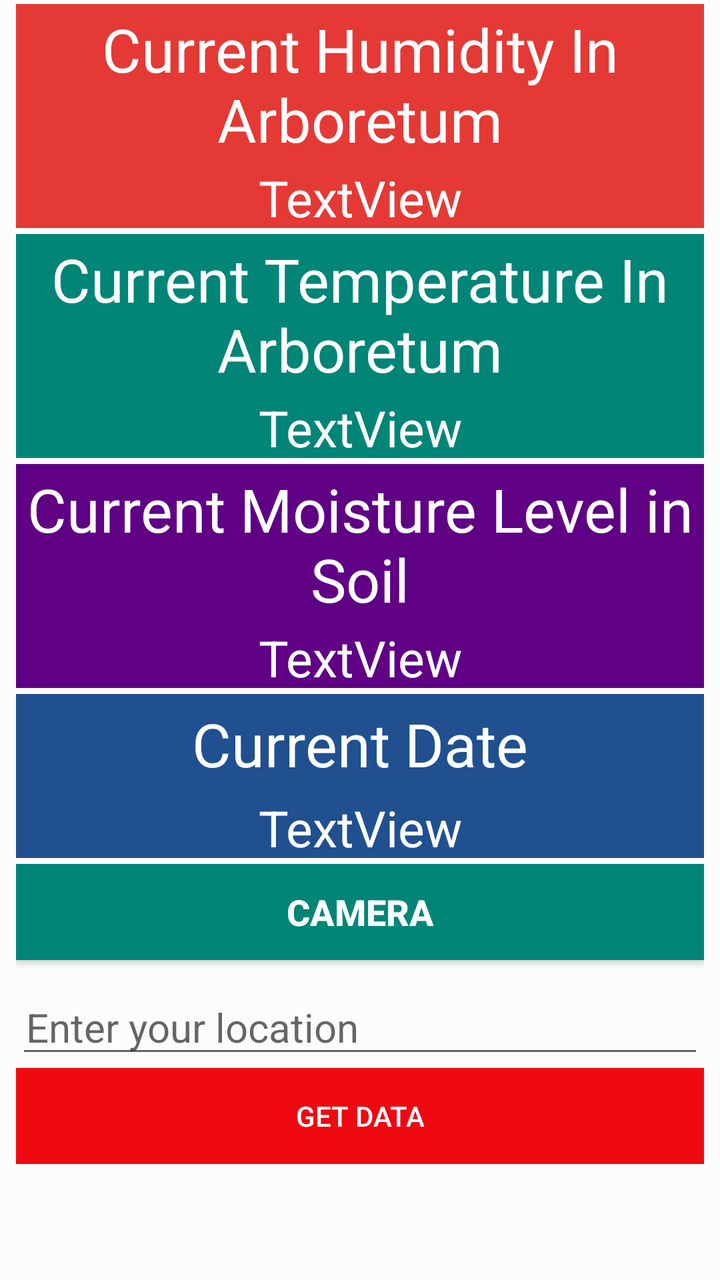
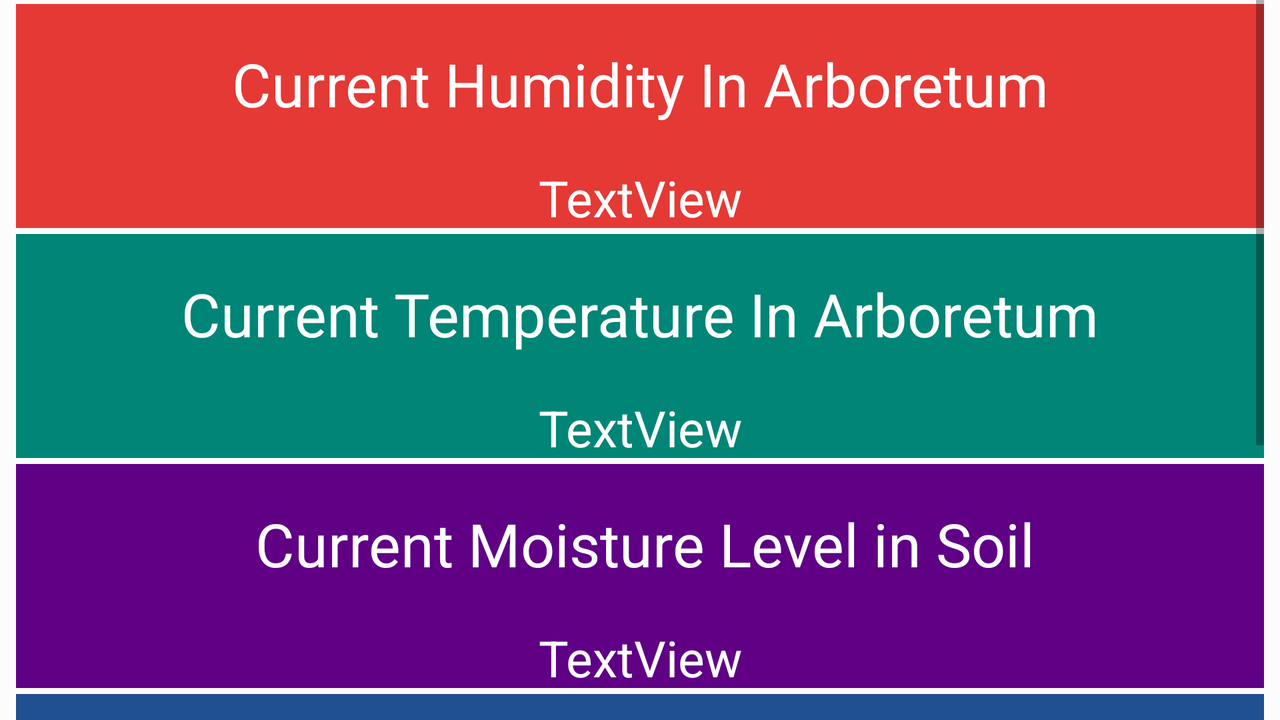

The same Android screen from two of the app's own layout files: first res/layout/ as a phone draws it, then the repository's variant for another configuration, drawn on a device whose configuration selects that folder. Both files follow.
<!-- AndroidManifest.xml: application theme AppTheme -->
<!-- res/layout/content_main2.xml -->
<?xml version="1.0" encoding="utf-8"?>
<RelativeLayout xmlns:android="http://schemas.android.com/apk/res/android"
    xmlns:app="http://schemas.android.com/apk/res-auto"
    xmlns:tools="http://schemas.android.com/tools"
    android:layout_width="match_parent"
    android:layout_height="match_parent"
    app:layout_behavior="@string/appbar_scrolling_view_behavior"
    tools:context=".Main2Activity"
    tools:showIn="@layout/app_bar_main2"
    android:background="?attr/backgroundcolor">

    <ScrollView
        android:id="@+id/scrollView2"
        android:layout_width="match_parent"
        android:layout_height="wrap_content"
        android:layout_marginStart="8dp"
        android:layout_marginEnd="8dp"
        android:layout_weight="1"
        app:layout_constraintEnd_toEndOf="parent"
        app:layout_constraintStart_toStartOf="parent"
        tools:layout_editor_absoluteY="0dp"
        tools:ignore="MissingConstraints">

        <LinearLayout
            android:layout_width="wrap_content"
            android:layout_height="wrap_content"
            android:orientation="vertical">

            <TextView
                android:layout_width="match_parent"
                android:layout_height="80dp"
                android:layout_marginTop="2dp"
                android:background="#e53935"
                android:gravity="center"
                android:text="@string/current_humidity_in_arboretum"
                android:textColor="#FFF"
                android:textSize="30sp" />


            <TextView
                android:id="@+id/readhumidity"
                android:layout_width="match_parent"
                android:layout_height="32dp"
                android:gravity="center"
                android:background="#e53935"
                android:textSize="25sp"
                android:layout_marginBottom="3dp"
                android:text="TextView"
                android:textColor="#FFF"/>

            <TextView
                android:layout_width="match_parent"
                android:layout_height="80dp"
                android:background="#008577"
                android:gravity="center"
                android:text="@string/current_temperature_in_arboretum"
                android:textColor="#FFF"
                android:textSize="30sp" />

            <TextView
                android:id="@+id/readtemp"
                android:layout_width="match_parent"
                android:layout_height="32dp"
                android:gravity="center"
                android:background="#008577"
                android:layout_marginBottom="3dp"
                android:text="TextView"
                android:textSize="25sp"
                android:textColor="#FFF"/>

            <TextView
                android:layout_width="match_parent"
                android:layout_height="80dp"
                android:background="#5f0085"
                android:gravity="center"
                android:text="@string/current_moisture_level_in_soil"
                android:textColor="#FFF"
                android:textSize="30sp" />

            <TextView
                android:id="@+id/readmoisture"
                android:layout_width="match_parent"
                android:layout_height="32dp"
                android:gravity="center"
                android:background="#5f0085"
                android:textSize="25sp"
                android:layout_marginBottom="3dp"
                android:text="TextView"
                android:textColor="#FFF"/>
            <TextView
                android:layout_width="match_parent"
                android:layout_height="50dp"
                android:background="#20508f"
                android:gravity="center"
                android:text="@string/current_date"
                android:textColor="#FFF"
                android:textSize="30sp" />

            <TextView
                android:id="@+id/readtime"
                android:layout_width="match_parent"
                android:layout_height="32dp"
                android:gravity="center"
                android:textSize="25sp"
                android:background="#20508f"
                android:layout_marginBottom="3dp"
                android:text="TextView"
                android:textColor="#FFF"/>

            <Button
                android:id="@+id/button"
                android:layout_width="match_parent"
                android:layout_height="wrap_content"
                android:background="#008577"
                android:text="@string/camera"
                android:textColor="@android:color/white"
                android:textSize="18sp"
                android:textStyle="bold"
                android:onClick="onClick"/>

            <EditText
                android:id="@+id/location"
                android:layout_width="match_parent"
                android:layout_height="wrap_content"
                android:ems="10"
                android:paddingRight="5dp"
                android:paddingLeft="5dp"
                android:layout_marginTop="10dp"
                android:layout_gravity="center_horizontal"
                android:hint="@string/enter_your_location"
                android:textSize="20sp"
                android:inputType="textPersonName" />

            <Button
                android:id="@+id/getdata"
                android:layout_width="match_parent"
                android:layout_height="wrap_content"
                android:layout_gravity="center_horizontal"
                android:ems="10"
                android:paddingLeft="5dp"
                android:paddingRight="5dp"
                android:background="@color/red"
                android:textColor="@color/colorWhite"
                android:text="@string/get_data" />

        </LinearLayout>


    </ScrollView>




</RelativeLayout>
<!-- res/layout/app_bar_main2.xml (included above) -->
<?xml version="1.0" encoding="utf-8"?>
<android.support.design.widget.CoordinatorLayout xmlns:android="http://schemas.android.com/apk/res/android"
    xmlns:app="http://schemas.android.com/apk/res-auto"
    xmlns:tools="http://schemas.android.com/tools"
    android:layout_width="match_parent"
    android:layout_height="match_parent"
    tools:context=".Main2Activity"
    android:background="?attr/backgroundcolor">

    <android.support.design.widget.AppBarLayout
        android:layout_width="match_parent"
        android:layout_height="wrap_content"
        android:theme="@style/AppTheme.AppBarOverlay">

        <android.support.v7.widget.Toolbar
            android:id="@+id/toolbar"
            android:layout_width="match_parent"
            android:layout_height="?attr/actionBarSize"
            android:background="?attr/colorPrimary"
            app:popupTheme="@style/AppTheme.PopupOverlay" />

    </android.support.design.widget.AppBarLayout>

    <include layout="@layout/content_main2" />

</android.support.design.widget.CoordinatorLayout>
<!-- resources referenced by this layout -->
<resources>
  <color name="colorWhite">#ffffff</color>
  <color name="red">#ef0910</color>
  <string name="camera">Camera</string>
  <string name="current_date">Current Date</string>
  <string name="current_humidity_in_arboretum">Current Humidity In Arboretum</string>
  <string name="current_moisture_level_in_soil">Current Moisture Level in Soil</string>
  <string name="current_temperature_in_arboretum">Current Temperature In Arboretum</string>
  <string name="enter_your_location">Enter your location</string>
  <string name="get_data">Get Data</string>
  <style name="AppTheme.AppBarOverlay" parent="ThemeOverlay.AppCompat.Dark.ActionBar" />
  <style name="AppTheme.PopupOverlay" parent="ThemeOverlay.AppCompat.Light" />
  <style name="AppTheme" parent="Theme.AppCompat.Light.DarkActionBar">
          
          <item name="colorPrimary">@color/colorPrimary</item>
          <item name="colorPrimaryDark">@color/colorPrimaryDark</item>
          <item name="colorAccent">@color/colorAccent</item>
          <item name="backgroundcolor">#fcfcfc</item>
          <item name="cardbackground">#ffffff</item>
          <item name="textcolor">#808080</item>
          <item name="hintcolor">#808080</item>
          <item name="tintcolor">#000000</item>
          <item name="buttoncolor">#2196F3</item>
      </style>
  <color name="colorPrimary">#3F51B5</color>
  <color name="colorPrimaryDark">#303F9F</color>
  <color name="colorAccent">#4581fa</color>
</resources>
<!-- res/layout-land/content_main2.xml (the repository's variant of the layout above) -->
<!-- drawn on the phone turned sideways -->
<?xml version="1.0" encoding="utf-8"?>
<RelativeLayout xmlns:android="http://schemas.android.com/apk/res/android"
    xmlns:app="http://schemas.android.com/apk/res-auto"
    xmlns:tools="http://schemas.android.com/tools"
    android:layout_width="match_parent"
    android:layout_height="match_parent"
    app:layout_behavior="@string/appbar_scrolling_view_behavior"
    tools:context=".Main2Activity"
    tools:showIn="@layout/app_bar_main2"
    android:background="?attr/backgroundcolor">

    <ScrollView
        android:id="@+id/scrollView2"
        android:layout_width="match_parent"
        android:layout_height="wrap_content"
        android:layout_alignParentTop="true"
        android:layout_marginStart="8dp"
        android:layout_marginEnd="8dp"
        android:layout_weight="1"
        app:layout_constraintEnd_toEndOf="parent"
        app:layout_constraintStart_toStartOf="parent"
        tools:ignore="MissingConstraints"
        tools:layout_editor_absoluteY="0dp">

        <LinearLayout
            android:layout_width="wrap_content"
            android:layout_height="wrap_content"
            android:orientation="vertical">

            <TextView
                android:layout_width="match_parent"
                android:layout_height="80dp"
                android:layout_marginTop="2dp"
                android:background="#e53935"
                android:gravity="center"
                android:text="@string/current_humidity_in_arboretum"
                android:textColor="#FFF"
                android:textSize="30sp" />


            <TextView
                android:id="@+id/readhumidity"
                android:layout_width="match_parent"
                android:layout_height="32dp"
                android:layout_marginBottom="3dp"
                android:background="#e53935"
                android:gravity="center"
                android:text="TextView"
                android:textColor="#FFF"
                android:textSize="25sp" />

            <TextView
                android:layout_width="match_parent"
                android:layout_height="80dp"
                android:background="#008577"
                android:gravity="center"
                android:text="@string/current_temperature_in_arboretum"
                android:textColor="#FFF"
                android:textSize="30sp" />

            <TextView
                android:id="@+id/readtemp"
                android:layout_width="match_parent"
                android:layout_height="32dp"
                android:layout_marginBottom="3dp"
                android:background="#008577"
                android:gravity="center"
                android:text="TextView"
                android:textColor="#FFF"
                android:textSize="25sp" />

            <TextView
                android:layout_width="629dp"
                android:layout_height="80dp"
                android:background="#5f0085"
                android:gravity="center"
                android:text="@string/current_moisture_level_in_soil"
                android:textColor="#FFF"
                android:textSize="30sp" />

            <TextView
                android:id="@+id/readmoisture"
                android:layout_width="match_parent"
                android:layout_height="32dp"
                android:layout_marginBottom="3dp"
                android:background="#5f0085"
                android:gravity="center"
                android:text="TextView"
                android:textColor="#FFF"
                android:textSize="25sp" />

            <TextView
                android:layout_width="match_parent"
                android:layout_height="50dp"
                android:background="#20508f"
                android:gravity="center"
                android:text="@string/current_date"
                android:textColor="#FFF"
                android:textSize="30sp" />

            <TextView
                android:id="@+id/readtime"
                android:layout_width="match_parent"
                android:layout_height="32dp"
                android:layout_marginBottom="3dp"
                android:background="#20508f"
                android:gravity="center"
                android:text="TextView"
                android:textColor="#FFF"
                android:textSize="25sp" />

            <Button
                android:id="@+id/button"
                android:layout_width="match_parent"
                android:layout_height="wrap_content"
                android:background="#008577"
                android:onClick="onClick"
                android:text="@string/camera"
                android:textColor="@android:color/white"
                android:textSize="18sp"
                android:textStyle="bold" />

            <EditText
                android:id="@+id/location"
                android:layout_width="match_parent"
                android:layout_height="wrap_content"
                android:layout_gravity="center_horizontal"
                android:layout_marginTop="10dp"
                android:ems="10"
                android:hint="@string/enter_your_location"
                android:inputType="textPersonName"
                android:paddingLeft="5dp"
                android:textSize="20sp"
                android:paddingRight="5dp" />

            <Button
                android:id="@+id/getdata"
                android:layout_width="match_parent"
                android:layout_height="wrap_content"
                android:layout_gravity="center_horizontal"
                android:ems="10"
                android:paddingLeft="5dp"
                android:background="@color/red"
                android:textColor="@color/colorWhite"
                android:paddingRight="5dp"
                android:text="@string/get_data" />

        </LinearLayout>


    </ScrollView>


</RelativeLayout>
<!-- res/layout/content_main2.xml (included above) -->
<?xml version="1.0" encoding="utf-8"?>
<RelativeLayout xmlns:android="http://schemas.android.com/apk/res/android"
    xmlns:app="http://schemas.android.com/apk/res-auto"
    xmlns:tools="http://schemas.android.com/tools"
    android:layout_width="match_parent"
    android:layout_height="match_parent"
    app:layout_behavior="@string/appbar_scrolling_view_behavior"
    tools:context=".Main2Activity"
    tools:showIn="@layout/app_bar_main2"
    android:background="?attr/backgroundcolor">

    <ScrollView
        android:id="@+id/scrollView2"
        android:layout_width="match_parent"
        android:layout_height="wrap_content"
        android:layout_marginStart="8dp"
        android:layout_marginEnd="8dp"
        android:layout_weight="1"
        app:layout_constraintEnd_toEndOf="parent"
        app:layout_constraintStart_toStartOf="parent"
        tools:layout_editor_absoluteY="0dp"
        tools:ignore="MissingConstraints">

        <LinearLayout
            android:layout_width="wrap_content"
            android:layout_height="wrap_content"
            android:orientation="vertical">

            <TextView
                android:layout_width="match_parent"
                android:layout_height="80dp"
                android:layout_marginTop="2dp"
                android:background="#e53935"
                android:gravity="center"
                android:text="@string/current_humidity_in_arboretum"
                android:textColor="#FFF"
                android:textSize="30sp" />


            <TextView
                android:id="@+id/readhumidity"
                android:layout_width="match_parent"
                android:layout_height="32dp"
                android:gravity="center"
                android:background="#e53935"
                android:textSize="25sp"
                android:layout_marginBottom="3dp"
                android:text="TextView"
                android:textColor="#FFF"/>

            <TextView
                android:layout_width="match_parent"
                android:layout_height="80dp"
                android:background="#008577"
                android:gravity="center"
                android:text="@string/current_temperature_in_arboretum"
                android:textColor="#FFF"
                android:textSize="30sp" />

            <TextView
                android:id="@+id/readtemp"
                android:layout_width="match_parent"
                android:layout_height="32dp"
                android:gravity="center"
                android:background="#008577"
                android:layout_marginBottom="3dp"
                android:text="TextView"
                android:textSize="25sp"
                android:textColor="#FFF"/>

            <TextView
                android:layout_width="match_parent"
                android:layout_height="80dp"
                android:background="#5f0085"
                android:gravity="center"
                android:text="@string/current_moisture_level_in_soil"
                android:textColor="#FFF"
                android:textSize="30sp" />

            <TextView
                android:id="@+id/readmoisture"
                android:layout_width="match_parent"
                android:layout_height="32dp"
                android:gravity="center"
                android:background="#5f0085"
                android:textSize="25sp"
                android:layout_marginBottom="3dp"
                android:text="TextView"
                android:textColor="#FFF"/>
            <TextView
                android:layout_width="match_parent"
                android:layout_height="50dp"
                android:background="#20508f"
                android:gravity="center"
                android:text="@string/current_date"
                android:textColor="#FFF"
                android:textSize="30sp" />

            <TextView
                android:id="@+id/readtime"
                android:layout_width="match_parent"
                android:layout_height="32dp"
                android:gravity="center"
                android:textSize="25sp"
                android:background="#20508f"
                android:layout_marginBottom="3dp"
                android:text="TextView"
                android:textColor="#FFF"/>

            <Button
                android:id="@+id/button"
                android:layout_width="match_parent"
                android:layout_height="wrap_content"
                android:background="#008577"
                android:text="@string/camera"
                android:textColor="@android:color/white"
                android:textSize="18sp"
                android:textStyle="bold"
                android:onClick="onClick"/>

            <EditText
                android:id="@+id/location"
                android:layout_width="match_parent"
                android:layout_height="wrap_content"
                android:ems="10"
                android:paddingRight="5dp"
                android:paddingLeft="5dp"
                android:layout_marginTop="10dp"
                android:layout_gravity="center_horizontal"
                android:hint="@string/enter_your_location"
                android:textSize="20sp"
                android:inputType="textPersonName" />

            <Button
                android:id="@+id/getdata"
                android:layout_width="match_parent"
                android:layout_height="wrap_content"
                android:layout_gravity="center_horizontal"
                android:ems="10"
                android:paddingLeft="5dp"
                android:paddingRight="5dp"
                android:background="@color/red"
                android:textColor="@color/colorWhite"
                android:text="@string/get_data" />

        </LinearLayout>


    </ScrollView>




</RelativeLayout>
